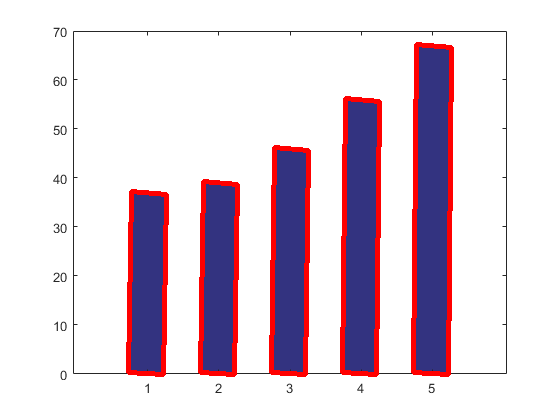
#> input picture test_images_bar/30_out.png, 560 x 420 px, found by its file name
$ jupyter execute --allow-errors tesseract.ipynb
#> lines starting #> are read from the running program, lines starting #| are printed output that depends on the picture
[cell 1]
import pytesseract
import cv2
import os

[cell 2]
img_path = "/home/nirav/Desktop/Workspace/ML/DJ_Strike/test_images_bar/30_out.png"

[cell 3]
img = cv2.imread(img_path)
#> img is the input picture: shape (420, 560, 3); mean B, G, R 219.9, 208.6, 223.4
# img_rgb = cv2.cvtColor(img, cv2.COLOR_BGR2RGB)
gray = cv2.cvtColor(img, cv2.COLOR_BGR2GRAY)
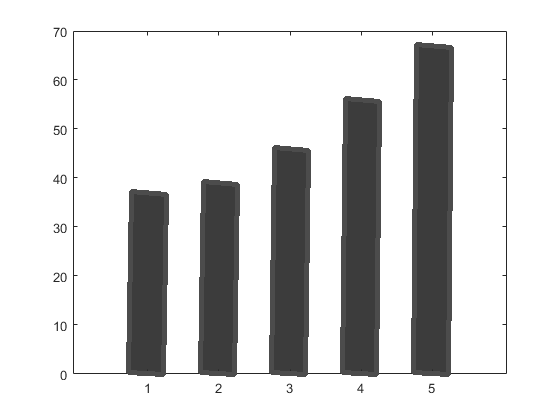
#> gray: shape (420, 560); min 38, max 255, mean 214.3
cv2.imshow("image",gray)

#> (a cell that did not finish here is left out)

#> (a cell that did not finish here is left out)

#> (a cell that did not finish here is left out)

#> (a cell that did not finish here is left out)

[cell 8]
key = cv2.waitKey()
#> (key Esc is pressed here)

$ run again, with test_images_bar/185_out.png copied over test_images_bar/30_out.png
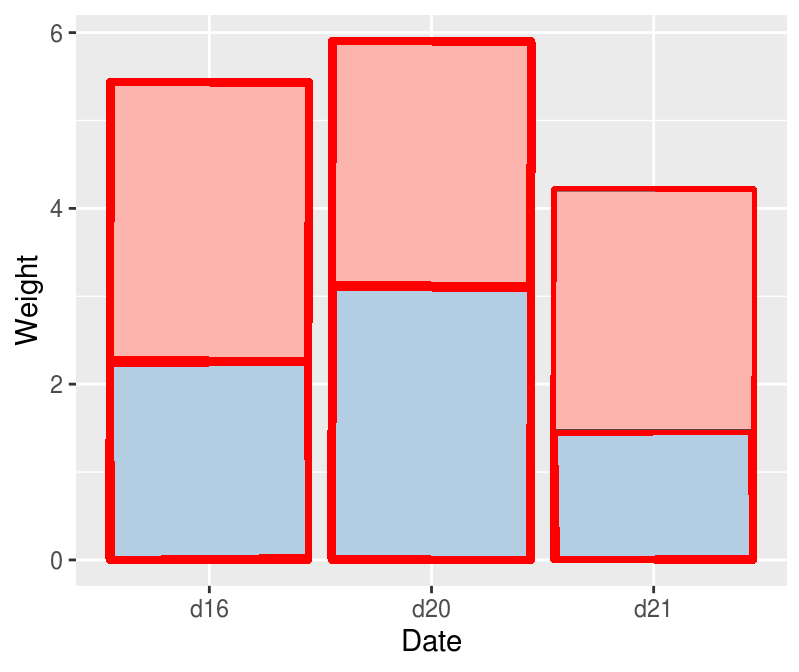
#> input picture test_images_bar/185_out.png, 799 x 672 px, found by its file name
#> img is the input picture: shape (672, 799, 3); mean B, G, R 205.3, 202.5, 233.3
#> `gray = cv2.cvtColor(img, cv2.COLOR_BGR2GRAY)`:
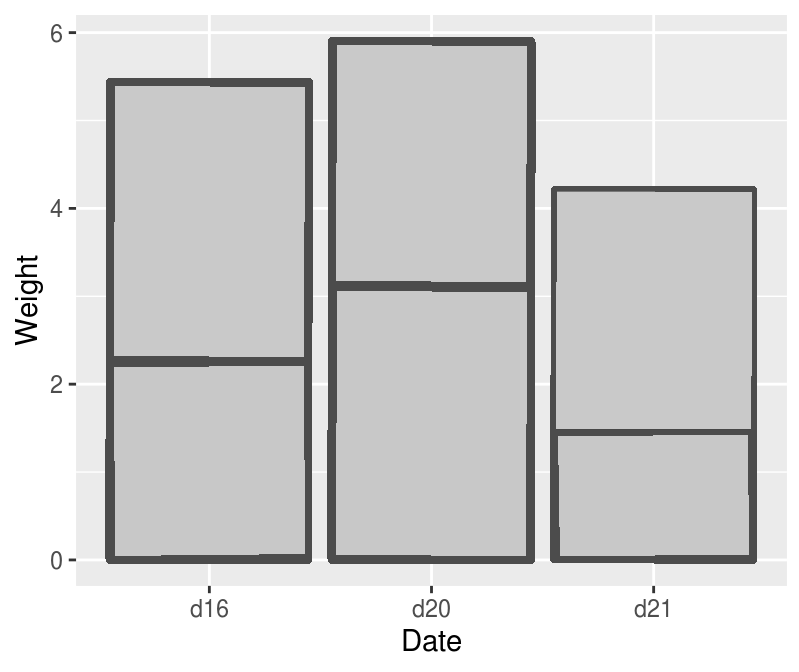
#> gray: shape (672, 799); min 0, max 255, mean 212.2
